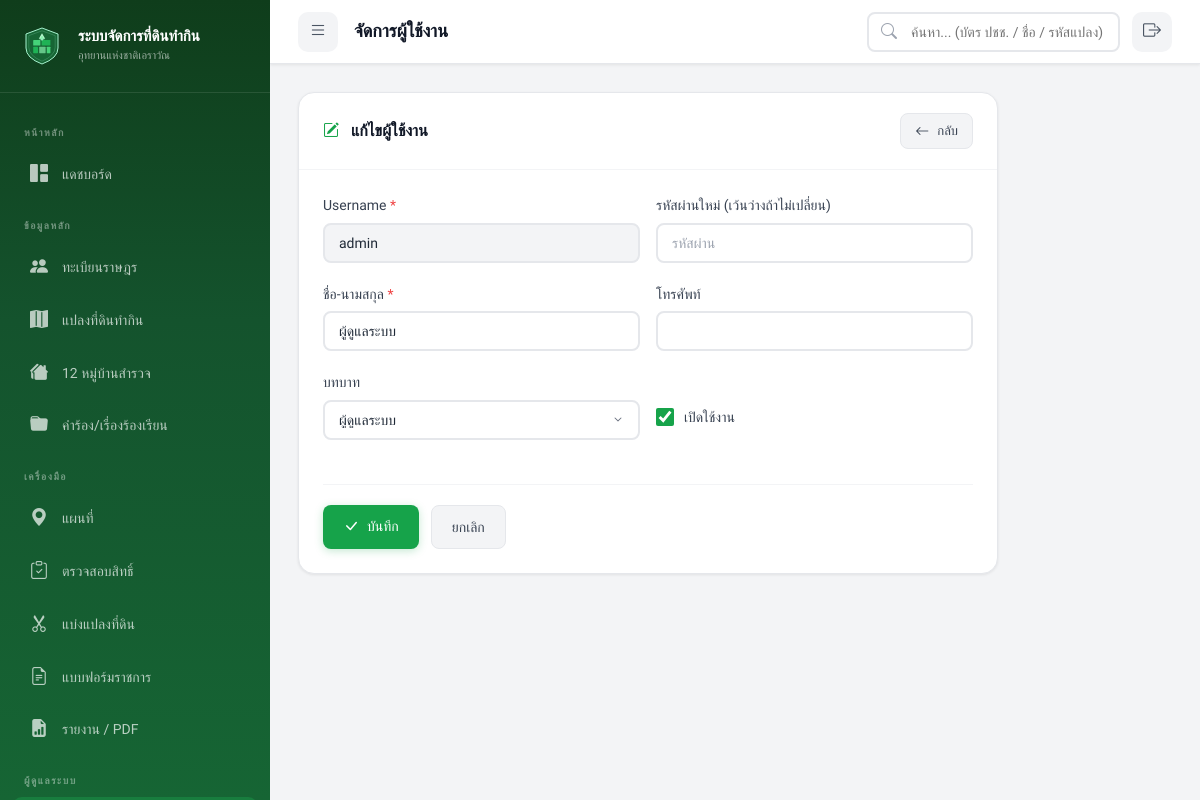
Before: /index.php?page=users&action=edit&id=1 (signed in) with the older database file.
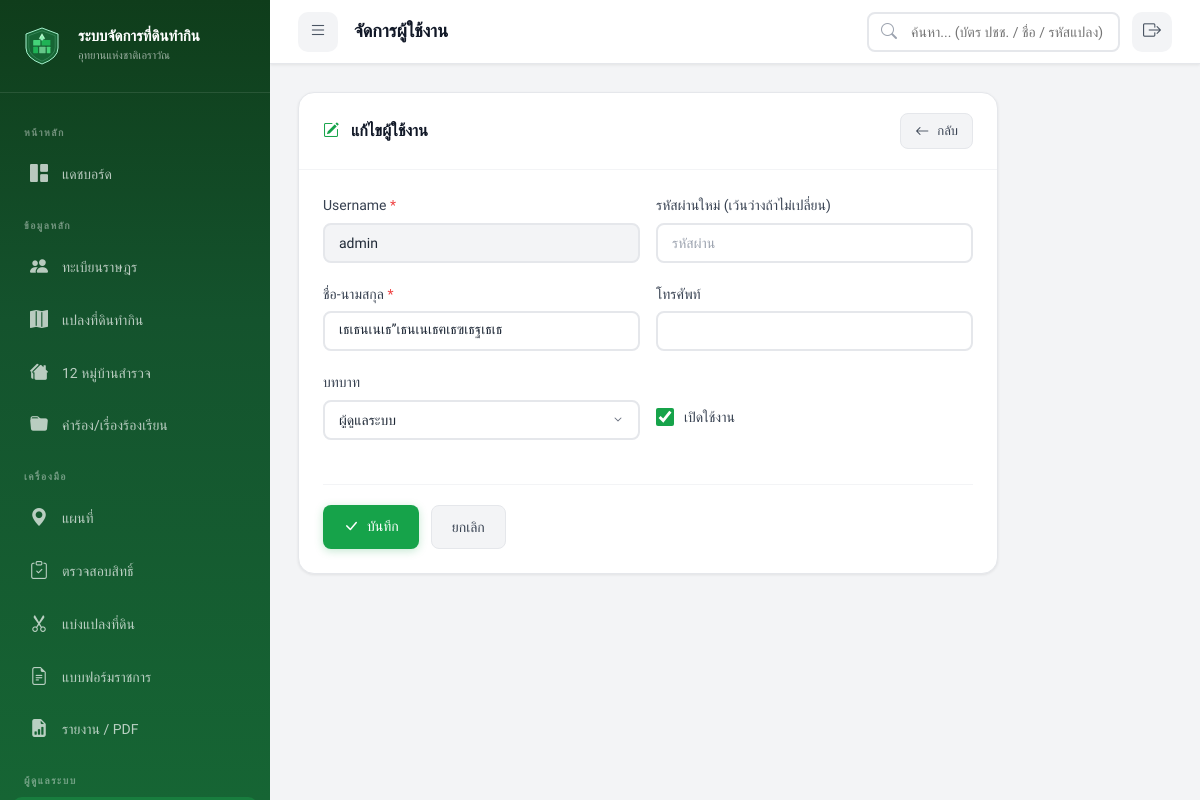
After: the same page with the newer database file.
### tables this page shows
CREATE TABLE `users` (
  `user_id` int(11) NOT NULL AUTO_INCREMENT,
  `username` varchar(50) NOT NULL,
  `password_hash` varchar(255) NOT NULL,
  `full_name` varchar(100) NOT NULL,
  `role` enum('admin','officer','viewer') NOT NULL DEFAULT 'officer',
  `phone` varchar(15) DEFAULT NULL,
  `email` varchar(100) DEFAULT NULL,
  `is_active` tinyint(1) NOT NULL DEFAULT 1,
  `last_login` datetime DEFAULT NULL,
  `created_at` datetime DEFAULT current_timestamp(),
  `updated_at` datetime DEFAULT current_timestamp() ON UPDATE current_timestamp(),
  PRIMARY KEY (`user_id`),
  UNIQUE KEY `username` (`username`)
);

### views/users/form.php (the view, shortened to what this page needs)
<?php
$db = getDB();
$id = $_GET['id'] ?? null;
$isEdit = ($action === 'edit' && $id);
$user = null;
if ($isEdit) {
    $stmt = $db->prepare("SELECT * FROM users WHERE user_id = :id");
    $stmt->execute(['id' => $id]);
    $user = $stmt->fetch();
}
$u = $user ?? [];
?>
<div class="card" style="max-width:700px;">
    <div class="card-header">
        <h3><i class="bi bi-<?= $isEdit ? 'pencil-square' : 'person-plus-fill' ?>" style="color:var(--primary-600); margin-right:8px;"></i>
            <?= $isEdit ? 'แก้ไขผู้ใช้งาน' : 'เพิ่มผู้ใช้งาน' ?>
        </h3>
        <a href="index.php?page=users" class="btn btn-secondary btn-sm"><i class="bi bi-arrow-left"></i> กลับ</a>
    </div>
    <div class="card-body">
        <form method="POST" action="index.php?page=users&action=<?= $isEdit ? "edit&id=$id" : 'create' ?>">
            <div class="form-row">
                <div class="form-group">
                    <label>Username <span class="required">*</span></label>
                    <input type="text" name="username" class="form-control" required
                           value="<?= htmlspecialchars($u['username'] ?? '') ?>"
                           <?= $isEdit ? 'readonly style="background:var(--gray-100);"' : '' ?>
                           placeholder="ชื่อเข้าระบบ">
                </div>
                <div class="form-group">
                    <label><?= $isEdit ? 'รหัสผ่านใหม่ (เว้นว่างถ้าไม่เปลี่ยน)' : 'รหัสผ่าน <span class="required">*</span>' ?></label>
                    <input type="password" name="password" class="form-control"
                           <?= $isEdit ? '' : 'required' ?> minlength="4" placeholder="รหัสผ่าน">
                </div>
            </div>
            <div class="form-row">
                <div class="form-group">
                    <label>ชื่อ-นามสกุล <span class="required">*</span></label>
                    <input type="text" name="full_name" class="form-control" required
                           value="<?= htmlspecialchars($u['full_name'] ?? '') ?>">
                </div>
                <div class="form-group">
                    <label>โทรศัพท์</label>
                    <input type="tel" name="phone" class="form-control"
                           value="<?= htmlspecialchars($u['phone'] ?? '') ?>">
                </div>
            </div>
            <div class="form-row">
                <div class="form-group">
                    <label>บทบาท</label>
                    <select name="role" class="form-control">
                        <?php foreach (ROLE_LABELS as $k => $l): ?>
                            <option value="<?= $k ?>" <?= ($u['role'] ?? 'officer') === $k ? 'selected' : '' ?>><?= $l ?></option>
                        <?php endforeach; ?>
                    </select>
                </div>
                <div class="form-group" style="display:flex; align-items:center; gap:10px; padding-top:24px;">
                    <input type="checkbox" name="is_active" id="is_active" value="1" <?= ($u['is_active'] ?? 1) ? 'checked' : '' ?>>
                    <label for="is_active" style="margin:0;">เปิดใช้งาน</label>
                </div>
            </div>
            <div style="display:flex; gap:12px; margin-top:24px; padding-top:20px; border-top:1px solid var(--gray-100);">
                <button type="submit" class="btn btn-primary">
                    <i class="bi bi-<?= $isEdit ? 'check-lg' : 'plus-lg' ?>"></i>
                    <?= $isEdit ? 'บันทึก' : 'เพิ่มผู้ใช้' ?>
                </button>
                <a href="index.php?page=users" class="btn btn-secondary">ยกเลิก</a>
            </div>
        </form>
    </div>
</div>

Changed rows visible on the page:
changed users "admin": full_name "ผู้ดูแลระบบ" → "เธเธนเนเธ”เธนเนเธฅเธฃเธฐเธเธ"
